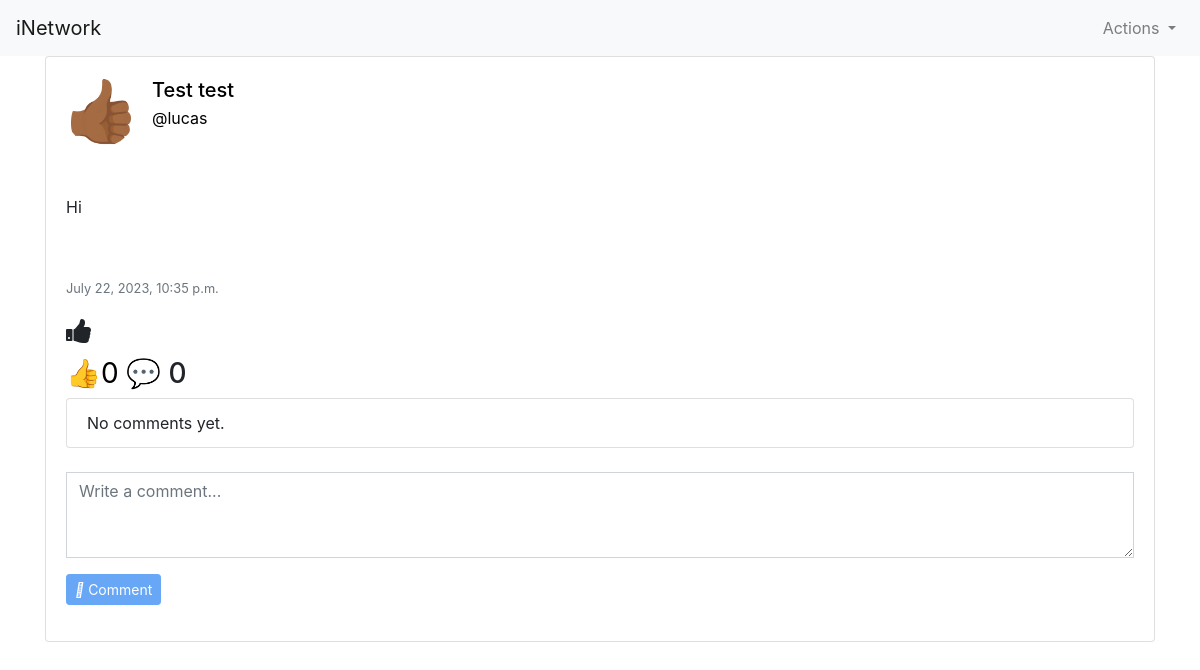
Before: /post_content/1 (signed in) with the older database file.
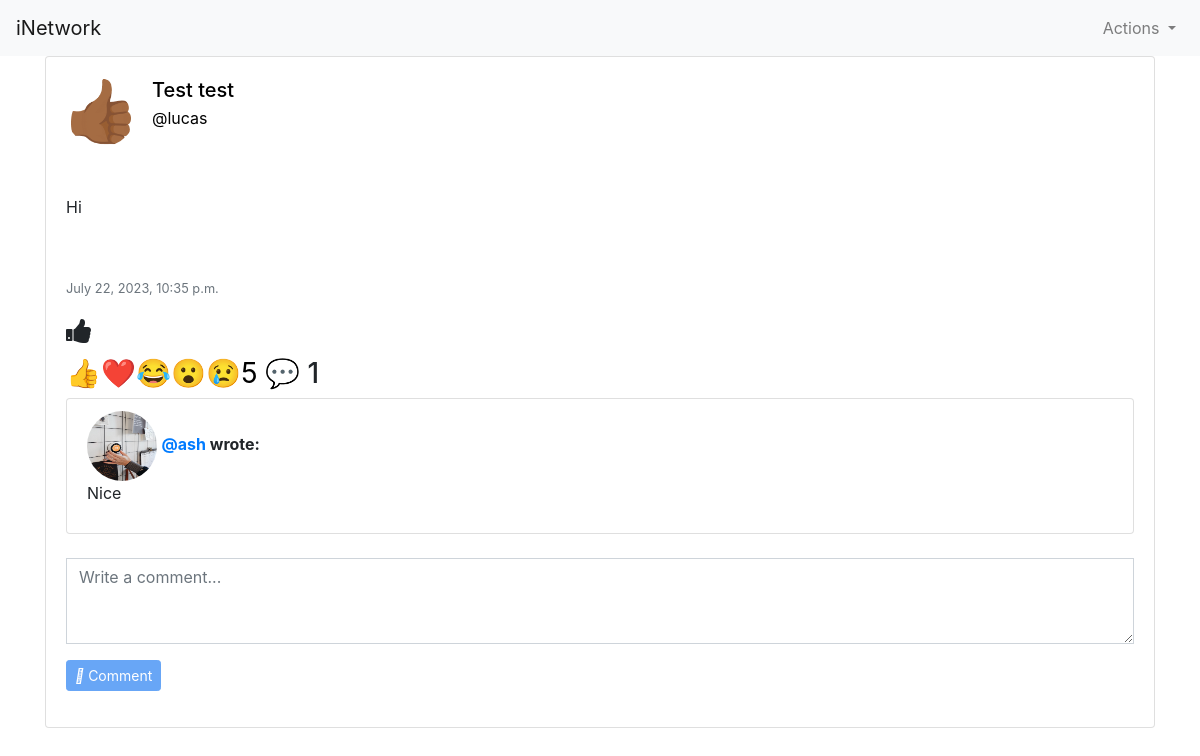
After: the same page with the newer database file.
### minsocial/models.py (models this page shows, shortened)
class Post(models.Model):
    user = models.ForeignKey(User, on_delete=models.CASCADE, blank=True, null=True, related_name="post_user")
    postContent = models.TextField(blank=True)
    timestamp = models.DateTimeField(auto_now_add=True)
    post_image = models.ImageField(upload_to='post_image/', null=True, blank=True)

class User(AbstractUser):
    profile_pics = models.ImageField(upload_to='profile_pics/', null=True, blank=True)
    phone_number = models.CharField(max_length=20, null=True, blank=True)
    about = models.TextField(null=True, blank=True)

class Comment(models.Model):
    author = models.ForeignKey(User, on_delete=models.CASCADE, blank=True, null=True, related_name="userComment")
    post = models.ForeignKey(Post, on_delete=models.CASCADE, blank=True, null=True, related_name="postComment")
    message = models.CharField(max_length=10000)

### minsocial/views.py (the view)
# urls.py: path("post_content/<int:post_id>", views.post_content, name="post_content"),
@login_required
def post_content(request, post_id):
    post = Post.objects.get(pk=post_id)
    allComments = Comment.objects.filter(post=post)
    user = request.user
    return render(request, "network/post_content.html", {
        "posts": post,
        "allComments": allComments,
    })

### minsocial/templatetags/my_filters.py (called while the page is built)
@register.filter
def split_paragraphs(value):
    return value.split('\n')

### minsocial/templates/network/post_content.html (shortened to what this page needs)
{% extends "network/layout.html" %}
{% load custom_tags %}
{% load my_filters %}
{% load static %}
{% block body %}
<div class="container">
  <div class="card">
    <div class="card-body">
      <div class="d-flex align-items-center">
        {% if posts.user.profile_pics %}
      <a href="{% url 'profile' user_id=posts.user.id %}">
        <img src="{{ posts.user.profile_pics.url }}" class="rounded-circle" width="70" height="70">
      </a>
      {% else %}
      <a href="{% url 'profile' user_id=posts.user.id %}">
        <img src="/media/post_image/hand.gif" class="rounded-circle" width="70" height="70">
      </a>
      {% endif %}
        <div class="ml-3">
          <h5 class="card-title mb-1">
          <a class="card-title" style="text-decoration: none; color: black;" href="{% url 'profile' user_id=posts.user.id %}">{{posts.user.first_name}} {{posts.user.last_name}}
          </h5>
          <p class="mb-0">
            <p>@{{posts.user.username}}</p></a>
          </p>
        </div>
          </div>
          <br>
          <br>
      <div class="card-text" id="content_{{ posts.id }}">
        {% for paragraph in posts.postContent|split_paragraphs %}
        <p>{{ paragraph|urlize }}</p>
        {% endfor %}
        <div class="card-body">
        </div>
      </div>
      <p class="card-text"><small class="text-muted">{{ posts.timestamp }}</small></p>
      {% include 'network/likes.html' %}
      <ul class="list-group">
        {% for comment in posts.postComment.all %}
        <li class="list-group-item">
          {% if comment.author.profile_pics %}
      <a href="{% url 'profile' user_id=comment.author.id %}">
        <img src="{{ comment.author.profile_pics.url }}" class="rounded-circle" width="70" height="70">
      </a>
      {% else %}
      <a href="{% url 'profile' user_id=comment.author.id %}">
        <img src="/media/post_image/hand.gif" class="rounded-circle" width="70" height="70">
      </a>
      {% endif %}
          <strong><a href="{% url 'profile' user_id=comment.author.id %}">@{{ comment.author.username }}</a> wrote:</strong>
          <div class="card-text" id="content_{{ comment.id }}">
            {% for paragraph in comment.message|split_paragraphs %}
            <p>{{ paragraph|urlize }}</p>
            {% endfor %}
          </div>
        </li>
        {% empty %}
        <li class="list-group-item">No comments yet.</li>
        {% endfor %}
      </ul>
      <br>
      {% if user.is_authenticated %}
      <form action="{% url 'addComment' post_id=posts.id %}" method="POST">
        <div class="form-group">
          <span class="comment-field">
            <textarea type="text" id="new-comment" name="newComment" class="form-control rounded-0 shadow-none" rows="3" placeholder="Write a comment..."></textarea>
          </span>
        </div>
        <div class="form-group">
          <span class="btn-comment">
            <button type="submit" class="btn btn-primary btn-sm" style="background-color: #1877f2; border-color: #1877f2;" id="comment-btn">
              <i class="fas fa-paper-plane"></i> Comment
            </button>
          </span>
        </div>
      </form>
      {% endif %}
{% endblock %}

### minsocial/templates/network/likes.html (shortened to what this page needs)
{% load custom_tags %}
{% load my_filters %}
{% load static %}
<div class="img-fluid react_space" id="react_space">
  <h3 class="like-btn" data-post-id="{{ posts.id }}"><i class="fa fa-thumbs-up"></i></h3>
{% with total_count=posts.postLove.count|add:posts.postHaha.count|add:posts.postSad.count|add:posts.postShock.count|add:posts.post_like.count %}
{% if posts.post_like.count > 0 and posts.postHaha.count < 1 and posts.postSad.count < 1 and posts.postLove.count < 1 and posts.postShock.count < 1 %}
<h3 onclick="opensModal('{{ posts.id }}')"><button class="like-button">👍 {{ total_count }}</button> 💬 {{ posts.postComment.count }}</h3>
{% elif posts.post_like.count < 1 and posts.postHaha.count < 1 and posts.postSad.count < 1 and posts.postLove.count > 0 and posts.postShock.count < 1 %}
<h3 onclick="opensModal('{{ posts.id }}')"><button class="like-button">❤️ {{ total_count }}</button> 💬 {{ posts.postComment.count }}</h3>
{% elif posts.post_like.count < 1 and posts.postHaha.count < 1 and posts.postSad.count > 0 and posts.postLove.count < 1 and posts.postShock.count < 1 %}
<h3 onclick="opensModal('{{ posts.id }}')"><button class="like-button">😢 {{ total_count }}</button> 💬 {{ posts.postComment.count }}</h3>
{% elif posts.post_like.count < 1 and posts.postHaha.count > 0 and posts.postSad.count < 1 and posts.postLove.count < 1 and posts.postShock.count < 1 %}
<h3 onclick="opensModal('{{ posts.id }}')"><button class="like-button">😂{{ total_count }}</button> 💬 {{ posts.postComment.count }}</h3>
{% elif posts.post_like.count < 1 and posts.postHaha.count < 1 and posts.postSad.count < 1 and posts.postLove.count < 1 and posts.postShock.count > 0 %}
<h3 onclick="opensModal('{{ posts.id }}')"><button class="like-button">😲{{ total_count }}</button> 💬 {{ posts.postComment.count }}</h3>
{% elif posts.post_like.count > 0 and posts.postHaha.count < 1 and posts.postSad.count > 0 and posts.postLove.count < 1 and posts.postShock.count < 1 %}
<h3 onclick="opensModal('{{ posts.id }}')"><button class="like-button">👍😢{{ total_count }}</button> 💬 {{ posts.postComment.count }}</h3>
{% elif posts.post_like.count > 0 and posts.postHaha.count > 0 and posts.postSad.count < 1 and posts.postLove.count < 1 and posts.postShock.count < 1 %}
<h3 onclick="opensModal('{{ posts.id }}')"><button class="like-button">👍😂{{ total_count }}</button> 💬 {{ posts.postComment.count }}</h3>
{% elif posts.postLove.count > 0 and posts.postHaha.count > 0 and posts.postShock.count > 0 and posts.post_like.count > 0 and posts.postSad.count < 1%}
<h3 onclick="opensModal('{{ posts.id }}')"><button class="like-button">👍❤️😂😮{{ total_count }}</button> 💬 {{ posts.postComment.count }}</h3>
{% elif posts.postLove.count > 0 and posts.postHaha.count < 1 and posts.postShock.count < 1 and posts.post_like.count > 0 and posts.postSad.count < 1%}
<h3 onclick="opensModal('{{ posts.id }}')"><button class="like-button">👍❤️{{ total_count }}</button> 💬 {{ posts.postComment.count }}</h3>
{% elif posts.postLove.count > 0 and posts.postHaha.count > 0 and posts.postShock.count > 0 and posts.post_like.count > 0 and posts.postSad.count > 0%}
<h3 onclick="opensModal('{{ posts.id }}')"><button class="like-button">👍❤️😂😮😢{{ total_count }}</button> 💬 {{ posts.postComment.count }}</h3>
{% else %}
   <h3 onclick="opensModal('{{ posts.id }}')"><button class="like-button">👍{{ total_count }}</button> 💬 {{ posts.postComment.count }}</h3>
  {% endif %}
{% endwith %}

Changed rows visible on the page:
computed for Post "Hi": postComment.count "0" → "1"
added Comment: author.profile_pics (picture), author.username "ash", message "Nice"
Other visible differences:
{{ total_count }}: (not shown) → "5"
{{ total_count }}: "0" → (not shown)
text no longer shown: "👍 No comments yet."
